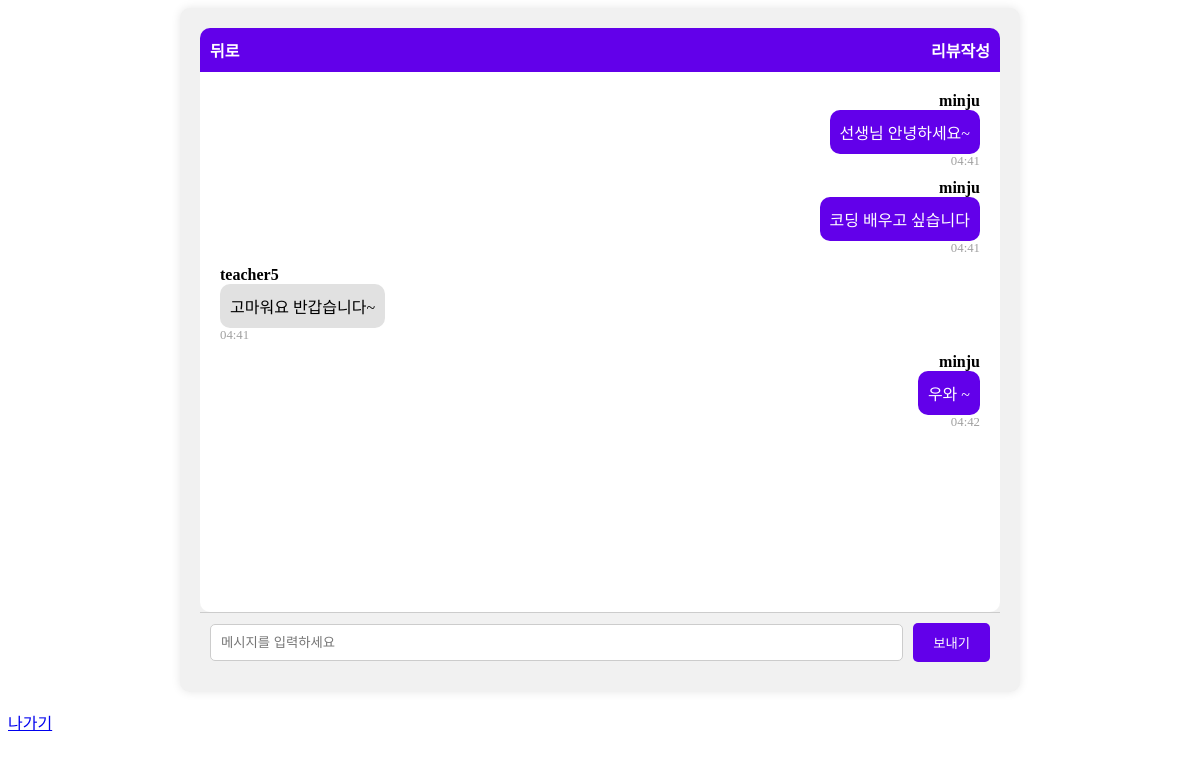
Page /chat/teacher5/ (signed in) on the committed database.
### chat/models.py (models this page shows, shortened)
class Message(models.Model):
    sender = models.ForeignKey(User, related_name='sent_messages', on_delete=models.CASCADE)
    receiver = models.ForeignKey(User, related_name='received_messages', on_delete=models.CASCADE)
    content = models.TextField()
    timestamp = models.DateTimeField(auto_now_add=True)

### chat/views.py (the view)
# urls.py: path('<str:username>/', views.chat_view, name='chat_view'),
@login_required
def chat_view(request, username):
    user = request.user
    receiver_user = get_object_or_404(User, username=username)
    try:
        receiver_profile = Learner.objects.get(user=receiver_user)
    except Learner.DoesNotExist:
        receiver_profile = Teacher.objects.get(user=receiver_user)
    is_teacher = Teacher.objects.filter(user=user).exists()
    if request.method == 'POST':
        content = request.POST.get('message')
        if content:
            Message.objects.create(sender=user, receiver=receiver_user, content=content)
    messages = Message.objects.filter(sender=user, receiver=receiver_user) | Message.objects.filter(sender=receiver_user, receiver=user)
    messages = messages.order_by('timestamp')
    return render(request, 'chat/chat.html', {'receiver': receiver_profile, 'messages': messages, 'is_teacher': is_teacher,})

### chat/templates/chat/chat.html (shortened to what this page needs)
{% load static %}
<!DOCTYPE html>
<html>
  <head>
    <link rel="stylesheet" href="{% static 'css/chat.css' %}" />
  </head>
  <body>
    <div class="chat-container">
      <div class="chat-header">
        <a href="{% url 'chat:room' %}">뒤로</a>
        {% if not is_teacher and request.user.username != receiver.user.username %}
          <a href="{% url 'review:write_review' receiver.user.username %}">리뷰작성</a>
        {% endif %}
      </div>
      <div id="chat-log" class="chat-log">
        {% for message in messages %}
        <div
          class="chat-message {% if message.sender == request.user %}sent{% else %}received{% endif %}"
        >
          <strong>{{ message.sender.username }}</strong>
          <p>{{ message.content }}</p>
          <span class="timestamp">{{ message.timestamp|date:"H:i" }}</span>
        </div>
        {% endfor %}
      </div>
      <form id="chat-form" method="post">
        <div class="chat-input-container">
          <input
            type="text"
            id="chat-message-input"
            name="message"
            placeholder="메시지를 입력하세요"
          />
          <button type="submit" id="chat-message-submit">보내기</button>
        </div>
      </form>
    </div>
    <br />
    <a href="{% url 'chat:out' receiver.user.username  %}">나가기</a>
  </body>
</html>

### static/css/chat.css (style rules this page uses)
.chat-container { width: 90%; max-width: 800px; margin: 0 auto; padding: 20px; background-color: #f1f1f1; border-radius: 10px; box-shadow: 0 0 10px rgba(0, 0, 0, 0.1); }
.chat-header { display: flex; align-items: center; justify-content: space-between; background-color: #6200ea; color: white; padding: 10px; border-radius: 10px 10px 0 0; }
.chat-header a { color: white; text-decoration: none; font-weight: bold; }
.chat-log { height: 500px; overflow-y: scroll; padding: 20px; background-color: white; border-radius: 0 0 10px 10px; }
.chat-message { display: flex; margin-bottom: 10px; flex-direction: column; }
.chat-message.sent { align-items: flex-end; }
.chat-message.received { align-items: flex-start; }
.chat-message p { max-width: 70%; padding: 10px; border-radius: 10px; margin: 0; }
.chat-message.sent p { background-color: #6200ea; color: white; text-align: right; }
.chat-message.received p { background-color: #e1e1e1; color: black; }
.chat-message .timestamp { font-size: 0.8em; color: #a0a0a0; }
.chat-input-container { display: flex; align-items: center; padding: 10px; border-top: 1px solid #ccc; }
.chat-input-container input { flex-grow: 1; padding: 10px; border: 1px solid #ccc; border-radius: 5px; margin-right: 10px; }
.chat-input-container button { padding: 10px 20px; border: none; border-radius: 5px; background-color: #6200ea; color: white; cursor: pointer; }

### rows in the picture
Message: sender.username "minju", content "선생님 안녕하세요~", timestamp "04:41"
Message: sender.username "minju", content "코딩 배우고 싶습니다", timestamp "04:41"
Message: sender.username "teacher5", content "고마워요 반갑습니다~", timestamp "04:41"
Message: sender.username "minju", content "우와 ~", timestamp "04:42"
